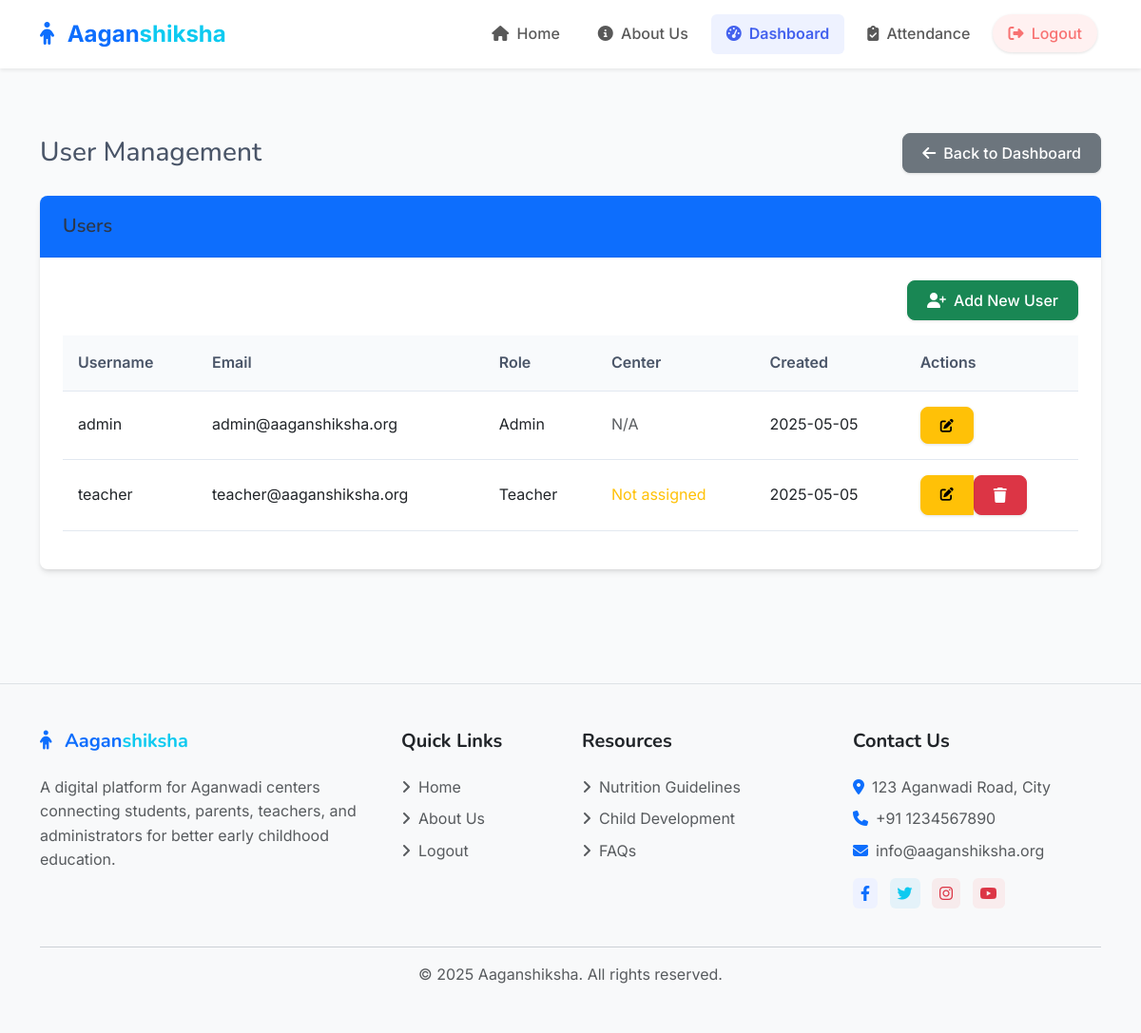
Before: /admin/users (signed in) with the older database file.
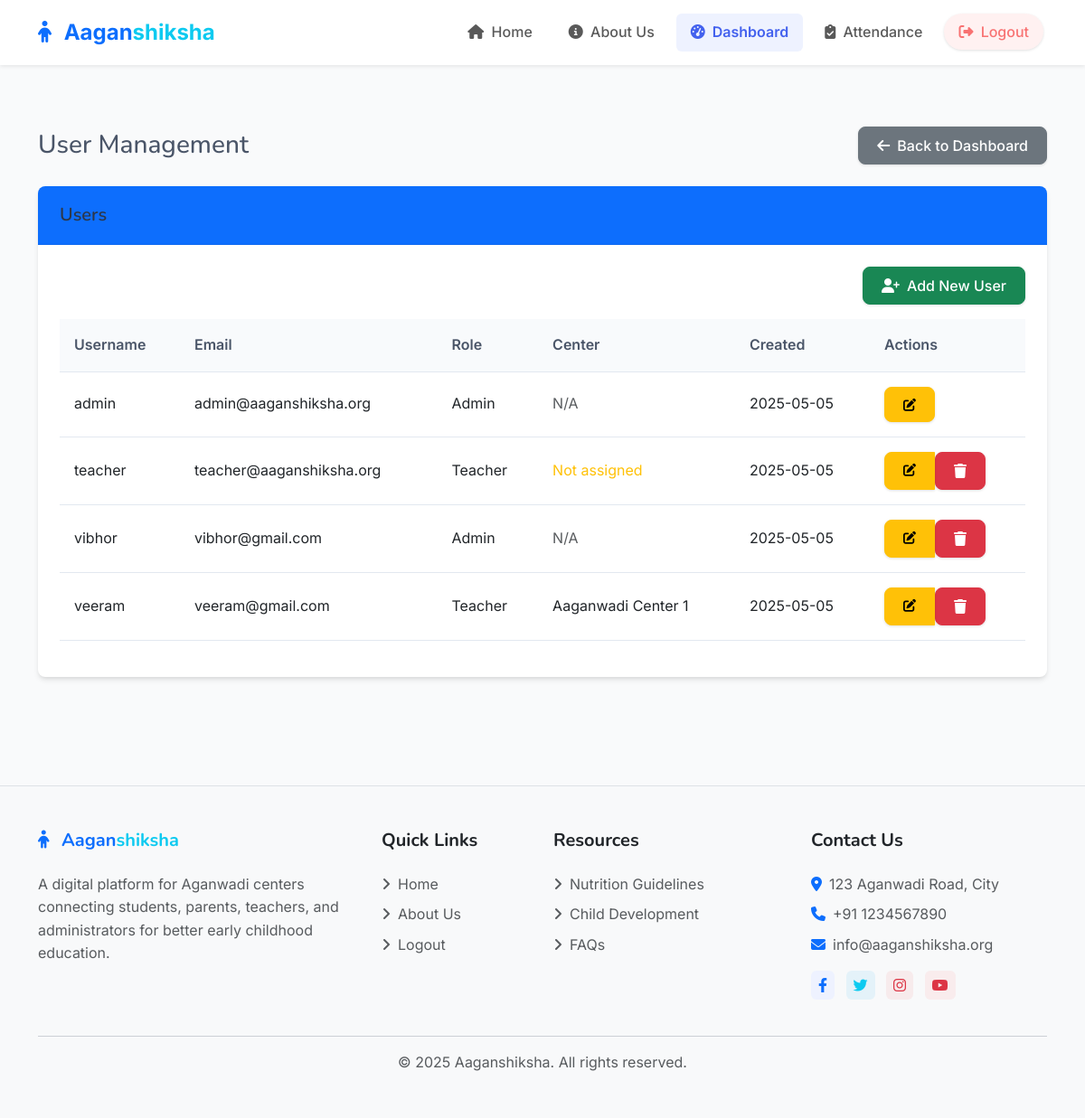
After: the same page with the newer database file.
### models.py (models this page shows, shortened)
class User(UserMixin, db.Model):
    id = db.Column(db.Integer, primary_key=True)
    username = db.Column(db.String(64), unique=True, nullable=False)
    email = db.Column(db.String(120), unique=True, nullable=False)
    password_hash = db.Column(db.String(256), nullable=False)
    role = db.Column(db.String(20), nullable=False)  # 'admin', 'teacher'
    aadhar_number = db.Column(db.String(12), unique=True, nullable=False)
    created_at = db.Column(db.DateTime, default=datetime.utcnow)
    center_id = db.Column(db.Integer, db.ForeignKey('center.id'), nullable=True)  # Only required for teachers
    center = db.relationship('Center', backref='teachers', lazy=True)
    complaints = db.relationship('Complaint', backref='author', lazy=True)
    nutrition_tips = db.relationship('NutritionTip', backref='created_by', lazy=True)
    activities = db.relationship('Activity', backref='created_by', lazy=True)

class Center(db.Model):
    id = db.Column(db.Integer, primary_key=True)
    name = db.Column(db.String(100), nullable=False)
    address = db.Column(db.String(200), nullable=False)
    contact_number = db.Column(db.String(15))
    email = db.Column(db.String(120))
    created_at = db.Column(db.DateTime, default=datetime.utcnow)
    students = db.relationship('Student', backref='center', lazy=True)
    inventory_items = db.relationship('Inventory', backref='center', lazy=True)

### routes/admin.py (the view)
@admin_bp.route('/users')
@login_required
@admin_required
def users():
    users = User.query.all()
    return render_template('admin/users.html', users=users)

### templates/admin/users.html (shortened to what this page needs)
{% extends 'base.html' %}
{% block content %}
<div class="container py-4">
    <div class="d-flex justify-content-between align-items-center mb-4">
        <h1 class="h3 mb-0">User Management</h1>
        <a href="{{ url_for('admin.dashboard') }}" class="btn btn-secondary">
            <i class="fas fa-arrow-left me-2"></i>Back to Dashboard
        </a>
    </div>
    <div class="card mb-4">
        <div class="card-header bg-primary text-white">
            <h5 class="mb-0">
                {% if is_add %}
                    Add New User
                {% elif is_edit %}
                    Edit User
                {% else %}
                    Users
                {% endif %}
            </h5>
        </div>
        <div class="card-body">
            {% if is_add or is_edit %}
                <form method="POST">
                    {{ form.hidden_tag() }}
                    <div class="row mb-3">
                        <div class="col-md-6">
                            <label class="form-label">Username</label>
                            {{ form.username(class="form-control") }}
                            {% if form.username.errors %}
                                <div class="text-danger">
                                    {% for error in form.username.errors %}
                                        <small>{{ error }}</small>
                                    {% endfor %}
                                </div>
                            {% endif %}
                        </div>
                        <div class="col-md-6">
                            <label class="form-label">Email</label>
                            {{ form.email(class="form-control") }}
                            {% if form.email.errors %}
                                <div class="text-danger">
                                    {% for error in form.email.errors %}
                                        <small>{{ error }}</small>
                                    {% endfor %}
                                </div>
                            {% endif %}
                        </div>
                    </div>
                    <div class="row mb-3">
                        {% if is_add %}
                            <div class="col-md-6">
                                <label class="form-label">Password</label>
                                {{ form.password(class="form-control") }}
                                {% if form.password.errors %}
                                    <div class="text-danger">
                                        {% for error in form.password.errors %}
                                            <small>{{ error }}</small>
                                        {% endfor %}
                                    </div>
                                {% endif %}
                            </div>
                            <div class="col-md-6">
                                <label class="form-label">Confirm Password</label>
                                {{ form.confirm_password(class="form-control") }}
                                {% if form.confirm_password.errors %}
                                    <div class="text-danger">
                                        {% for error in form.confirm_password.errors %}
                                            <small>{{ error }}</small>
                                        {% endfor %}
                                    </div>
                                {% endif %}
                            </div>
                        {% else %}
                            <div class="col-md-6">
                                <label class="form-label">New Password (leave blank to keep current)</label>
                                {{ form.password(class="form-control") }}
                                {% if form.password.errors %}
                                    <div class="text-danger">
                                        {% for error in form.password.errors %}
                                            <small>{{ error }}</small>
                                        {% endfor %}
                                    </div>
                                {% endif %}
                            </div>
                            <div class="col-md-6">
                                <label class="form-label">Confirm New Password</label>
                                {{ form.confirm_password(class="form-control") }}
                                {% if form.confirm_password.errors %}
                                    <div class="text-danger">
                                        {% for error in form.confirm_password.errors %}
                                            <small>{{ error }}</small>
                                        {% endfor %}
                                    </div>
                                {% endif %}
                            </div>
                        {% endif %}
                    </div>
                    <div class="mb-3">
                        <label class="form-label">Role</label>
                        {{ form.role(class="form-select", id="role") }}
                        {% if form.role.errors %}
                            <div class="text-danger">
                                {% for error in form.role.errors %}
                                    <small>{{ error }}</small>
                                {% endfor %}
                            </div>
                        {% endif %}
                    </div>
                    <div class="mb-3">
                        <label class="form-label">Aadhar Number</label>
                        {{ form.aadhar_number(class="form-control", placeholder="Enter 12-digit Aadhar number") }}
                        {% if form.aadhar_number.errors %}
                            <div class="text-danger">
                                {% for error in form.aadhar_number.errors %}
                                    <small>{{ error }}</small>
                                {% endfor %}
                            </div>
                        {% endif %}
                    </div>
                    <div class="mb-3" id="center-field">
                        <label class="form-label">Center (required for teachers)</label>
                        {{ form.center_id(class="form-control") }}
                        {% if form.center_id.errors %}
                            <div class="text-danger">
                                {% for error in form.center_id.errors %}
                                    <small>{{ error }}</small>
                                {% endfor %}
                            </div>
                        {% endif %}
                    </div>
                    <script>
                        // Show/hide center field based on role selection
                        document.addEventListener('DOMContentLoaded', function() {
                            const roleSelect = document.getElementById('role');
                            const centerField = document.getElementById('center-field');
                            function toggleCenterField() {
                                if (roleSelect.value === 'teacher') {
                                    centerField.style.display = 'block';
                                } else {
                                    centerField.style.display = 'none';
                                }
                            }
                            toggleCenterField(); // Initial state
                            roleSelect.addEventListener('change', toggleCenterField);
                        });
                    </script>
                    <div class="d-flex justify-content-between">
                        <a href="{{ url_for('admin.users') }}" class="btn btn-secondary">Cancel</a>
                        {{ form.submit(class="btn btn-primary") }}
                    </div>
                </form>
            {% else %}
                <div class="d-flex justify-content-end mb-3">
                    <a href="{{ url_for('admin.add_user') }}" class="btn btn-success">
                        <i class="fas fa-user-plus me-2"></i>Add New User
                    </a>
                </div>
                <div class="table-responsive">
                    <table class="table table-hover">
                        <thead>
                            <tr>
                                <th>Username</th>
                                <th>Email</th>
                                <th>Role</th>
                                <th>Center</th>
                                <th>Created</th>
                                <th>Actions</th>
                            </tr>
                        </thead>
                        <tbody>
                            {% if users %}
                                {% for user in users %}
                                    <tr>
                                        <td>{{ user.username }}</td>
                                        <td>{{ user.email }}</td>
                                        <td>{{ user.role|capitalize }}</td>
                                        <td>
                                            {% if user.role == 'teacher' and user.center %}
                                                {{ user.center.name }}
                                            {% elif user.role == 'teacher' %}
                                                <span class="text-warning">Not assigned</span>
                                            {% else %}
                                                <span class="text-muted">N/A</span>
                                            {% endif %}
                                        </td>
                                        <td>{{ user.created_at.strftime('%Y-%m-%d') }}</td>
                                        <td>
                                            <div class="btn-group btn-group-sm">
                                                <a href="{{ url_for('admin.edit_user', id=user.id) }}" class="btn btn-warning">
                                                    <i class="fas fa-edit"></i>
                                                </a>
                                                {% if user.id != current_user.id %}
                                                    <form action="{{ url_for('admin.delete_user', id=user.id) }}" method="POST" style="display: inline;">
                                                        <button type="submit" class="btn btn-danger">
                                                            <i class="fas fa-trash"></i>
                                                        </button>
                                                    </form>
                                                {% endif %}
                                            </div>
                                        </td>
                                    </tr>
                                {% endfor %}
                            {% else %}
                                <tr>
                                    <td colspan="6" class="text-center">No users found.</td>
                                </tr>
                            {% endif %}
                        </tbody>
                    </table>
                </div>
            {% endif %}
        </div>
    </div>
</div>
{% endblock %}

Changed rows visible on the page:
added User: username "vibhor", email "vibhor@gmail.com", role "Admin", shows "N/A", created_at "2025-05-05"
added User: username "veeram", email "veeram@gmail.com", role "Teacher", center.name "Aaganwadi Center 1", created_at "2025-05-05"
